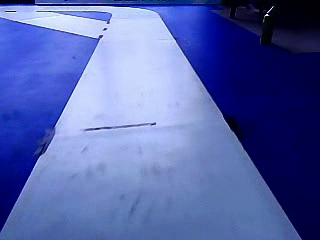
#> input picture frame 90 of data/exp0.mp4, 320 x 240 px
$ jupyter execute --allow-errors '动态阈值获取赛道.ipynb'   (older library calls are emulated)
#> lines starting #> are read from the running program, lines starting #| are printed output that depends on the picture; after the words box and inside, x2 and y2 are one past the last pixel; in counts of white or black regions, pixels touching at a corner belong together
# 处理图片

[cell 1]
import cv2
import numpy as np
import matplotlib.pyplot as plt

# [68 lines left out: functions filter, sobel_filter, watershed_filter, process_frame, not called in this run]


# 输入文件路径
file_name = "frame_0050"
input_file = f'./result/frames_output/exp1/{file_name}.png'
output_file = f'./result/{file_name}_pro.png'

img = cv2.imread(input_file)
if img is None:
    print("con not read the image")
else:
    result = process_frame(img)
    cv2.imwrite(output_file, result)
    plt.figure(figsize=(9,9))
    plt.imshow(result)
    plt.show()

# 计算图片方差

[cell 2]
import cv2
import numpy as np
import matplotlib.pyplot as plt

# [17 lines of commented-out code are left out]
img = cv2.imread('result/frames_output/sample/frame_0048.png')
#> (the rest of this cell did not finish here and is left out)

# 处理视频

[cell 3]
import cv2
import numpy as np
import matplotlib.pyplot as plt

# [70 lines left out: functions filter, region_growing, sobel_filter, kmeans_segmentation, not called in this run]

# 计算图片像素不同颜色通道的的方差值
def cal_the_variance(img_rgb):
    img_shape = img_rgb[:,:,0].shape
    img_var = np.zeros(img_shape, dtype=np.float32)
    gray = cv2.cvtColor(img_rgb, cv2.COLOR_BGR2GRAY)
    gray = gray.astype(np.int16)
    img_ch0 = img_rgb[:,:,0].astype(np.int16)
    img_ch1 = img_rgb[:,:,1].astype(np.int16)
    img_ch2 = img_rgb[:,:,2].astype(np.int16)
    img_var = (np.abs(img_ch0 - gray) + np.abs(img_ch1 - gray) + np.abs(img_ch2 - gray))
    img_var = np.divide(img_var, gray+1)
    img_var = img_var * 200
    img_var = 255 - np.clip(img_var, 0, 255)
    img_var = img_var.astype(np.uint8)
    # ret = img_var.astype(np.uint8) * 10
    # print(ret)
    return img_var

# [25 lines left out: function get_the_road, not called in this run]

def flood_fill(image, mid_point=(160, 230)):
    # 创建掩码图像
    img_rgb = image.copy()
    img_shape = img_rgb[:,:,0].shape
    mask = np.zeros((img_shape[0]+2, img_shape[1]+2), dtype=np.uint8)  # 掩码比图像大 2 像素
    # print(mid_point)
    height_left = mid_point[1]-10
    if height_left < 0: height_left = 0
    height_right = mid_point[1]+5
    if height_right > img_shape[1]: height_right = img_shape[0]-1
    # width_top = mid_point[0]-10
    # if width_top < 0: width_top = 0
    # width_bottom = mid_point[0]+10
    # if width_bottom > img_shape[0]: width_bottom = img_shape[0]

    img_rgb[mid_point[1]-10:mid_point[1]+5, mid_point[0]-10:mid_point[0]+10, :] = 210  # 设置掩码区域

    # 设置种子点和填充颜色
    seedPoint = mid_point
    newVal = (0, 0, 255)  # 红色

    # 使用 floodFill 填充
    cv2.floodFill(img_rgb, mask, seedPoint, newVal, loDiff=(50, 50, 50), upDiff=(50, 50, 50))
    filled_area = mask[1:-1, 1:-1]
    # ret_img_rgb = cv2.cvtColor(filled_area*255, cv2.COLOR_GRAY2BGR)
    ret_img_gray = filled_area * 255
    return ret_img_gray

def search_the_mid_point(image, mid_point=(160, 230)):
    img_padded = np.zeros((image.shape[0]+2, image.shape[1]+2), dtype=np.uint8)
    img_padded[1:-1, 1:-1] = image
    left_edge = []
    right_edge = []
    k = 0
    for i in range(230, 240):
        k = 0
        for j in range(mid_point[0], 321):
            if img_padded[i, j] <= 20:
                k += 1
            if img_padded[i, j] > 20:
                k = 0
            if k >= 4:
                left_edge.append(j)
                break
        if k < 4:
            left_edge.append(j)
    for i in range(230, 240):
        k = 0
        for j in range(mid_point[0], 0, -1):
            if img_padded[i, j] <= 20:
                k += 1
            if img_padded[i, j] > 20:
                k = 0
            if k >= 4:
                right_edge.append(j)
                break
        if k < 4:
            right_edge.append(j)
    left_edge = np.array(left_edge)
    right_edge = np.array(right_edge)
    mid_edge = (left_edge + right_edge) / 2
    mid_point_width = np.int16(np.mean(mid_edge))
    mid_point = (mid_point_width, 230)
    return mid_point

def process_frame(frame, mid_point=(160, 230)):
    image = cv2.resize(frame, (320, 240))  # 缩小图像以加快处理速度
    image_rgb = cv2.cvtColor(image, cv2.COLOR_BGR2RGB)
    image_gray = cv2.cvtColor(image, cv2.COLOR_BGR2GRAY)  # 转换为灰度图
    image_hsv = cv2.cvtColor(image, cv2.COLOR_BGR2HSV)
    binary = cv2.adaptiveThreshold(
        image_gray,
        maxValue=255,
        adaptiveMethod=cv2.ADAPTIVE_THRESH_GAUSSIAN_C,
        thresholdType=cv2.THRESH_BINARY,
        blockSize=71,                      # 邻域大小（建议奇数）
        C=20                                # 调整偏移值
    )

    # 形态学滤波
    # binary = filter(binary)
    # 搜索连通域
    # binary = get_the_road(binary)
    binary = cv2.morphologyEx(binary, cv2.MORPH_ERODE, np.ones((5, 5), np.uint8))
    binary = cv2.morphologyEx(binary, cv2.MORPH_DILATE, np.ones((5, 5), np.uint8))
    result = np.zeros(image_gray.shape, dtype=np.uint16)
    # mid_point = (mid_point[0], mid_point[1])
    # mid_point = search_the_mid_point(image_gray, mid_point)
    mid_point = search_the_mid_point(binary, mid_point)
    # print(mid_point)
    image_var = cal_the_variance(image_rgb)
    # result = binary/2 + (255 - image_hsv[:,:,1])/2
    result = binary/2 + image_var/2
    # result = binary/2 + image_bgr[:,:,2]/2
    result = cv2.morphologyEx(result, cv2.MORPH_ERODE, np.ones((5, 5), np.uint8))
    # binary = cv2.morphologyEx(binary, cv2.MORPH_DILATE, np.ones((5, 5), np.uint8))
    # result = cv2.morphologyEx(result, cv2.MORPH_ERODE, np.ones((5, 5), np.uint8))
    result = cv2.morphologyEx(result, cv2.MORPH_OPEN, np.ones((5, 5), np.uint8))
    # 限制到255
    gray = np.clip(result, 0, 255)
    gray = gray.astype(np.uint8)
    grag_rgb = cv2.cvtColor(gray, cv2.COLOR_GRAY2RGB)
    # [6 lines of commented-out code are left out]
    flood_area = flood_fill(grag_rgb, mid_point)
    # flood_area = cv2.morphologyEx(flood_area, cv2.MORPH_CLOSE, np.ones((3, 3), np.uint8))
    # flood_area = cv2.morphologyEx(flood_area, cv2.MORPH_CLOSE, np.ones((5, 5), np.uint8))
    # flood_area = cv2.morphologyEx(flood_area, cv2.MORPH_CLOSE, np.ones((5, 5), np.uint8))
    flood_area = cv2.morphologyEx(flood_area, cv2.MORPH_DILATE, np.ones((5, 5), np.uint8))
    flood_area = cv2.morphologyEx(flood_area, cv2.MORPH_DILATE, np.ones((3, 3), np.uint8))
    frame = cv2.cvtColor(flood_area, cv2.COLOR_GRAY2BGR)  # 转回 BGR 格式
    return frame, mid_point

for i in range(8):
# for i in range(1):
    # 输入文件路径
    file_name = f"exp{i}"
    # file_name = f"sample"
    input_file = f'./data/{file_name}.mp4'
    # input_file = f'./data/{file_name}.avi'
    print(input_file)
    # output_file = f'./result/腐蚀/{file_name}-gray+red+动态阈值(block-31, c-20)+腐蚀(3,1).mp4'
    # output_file = f'./result/腐蚀/{file_name}-gray+red+otsu+动态阈值(block-31, c-20)+腐蚀(3,1).mp4'
    output_file = f'./result/腐蚀/{file_name}-merge.mp4'
    # output_file = f'./result/腐蚀/{file_name}-gray+动态阈值(block-31, c-20)+腐蚀(3,1).mp4'

    # 打开视频文件
    cap = cv2.VideoCapture(input_file)

    # 获取视频属性
    frame_width = int(cap.get(cv2.CAP_PROP_FRAME_WIDTH))
    frame_height = int(cap.get(cv2.CAP_PROP_FRAME_HEIGHT))
    fps = int(cap.get(cv2.CAP_PROP_FPS))
    fourcc = cv2.VideoWriter_fourcc(*'mp4v')  # 使用 MP4 编码

    # 创建 VideoWriter 对象
    out = cv2.VideoWriter(output_file, fourcc, fps, (frame_width * 2, frame_height))  # 宽度加倍
    mid_point = (160, 230)
    while cap.isOpened():
        ret, frame = cap.read()
#> frame is the input picture: shape (240, 320, 3); mean B, G, R 168.6, 99.2, 84.3
        if not ret:
            break

        # 处理帧
        processed_frame, mid_point = process_frame(frame, mid_point)
#> in process_frame, `image_hsv = cv2.cvtColor(image, cv2.COLOR_BGR2HSV)`: image_hsv: shape (240, 320, 3); mean H, S, V 114.6, 153, 168.6
#> in process_frame, `binary = cv2.adaptiveThreshold( image_gray, maxValue=255, adaptiveMeth..`:
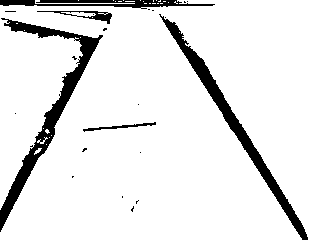
#> binary: shape (240, 320); 90.8% white; 22 black regions (17 under 20 px), largest, box (x1, y1, x2, y2) and area: (0, 18, 103, 232) 2974, (159, 14, 308, 240) 2558, (0, 0, 215, 9) 1027, (37, 11, 112, 24) 265, (83, 122, 156, 132) 177
#> in process_frame, `binary = cv2.morphologyEx(binary, cv2.MORPH_ERODE, np.ones((5, 5), np...`: binary: shape (240, 320); 83.9% white; 12 black regions, largest, box (x1, y1, x2, y2) and area: (0, 9, 114, 234) 5558, (157, 12, 310, 240) 4078, (0, 0, 217, 13) 1784
#> in process_frame, `binary = cv2.morphologyEx(binary, cv2.MORPH_DILATE, np.ones((5, 5), np..`: binary: shape (240, 320); 90.1% white; 15 black regions (10 under 20 px), largest, box (x1, y1, x2, y2) and area: (0, 18, 103, 232) 3176, (159, 14, 308, 240) 2584, (0, 0, 215, 11) 1258, (37, 11, 112, 24) 373, (83, 122, 156, 132) 181
#> in search_the_mid_point, `img_padded[1:-1, 1:-1] = image`:
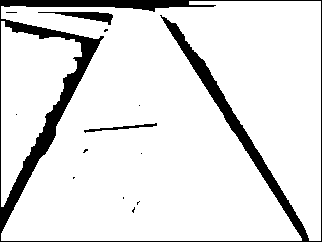
#> img_padded: shape (242, 322); 88.8% white; 13 black regions (10 under 20 px), largest, box (x1, y1, x2, y2) and area: (0, 0, 322, 242) 8142, (38, 12, 113, 25) 373, (84, 123, 157, 133) 181
#> in process_frame, `mid_point = search_the_mid_point(binary, mid_point)`: mid_point = (151, 230)
#> in cal_the_variance, `gray = cv2.cvtColor(img_rgb, cv2.COLOR_BGR2GRAY)`:
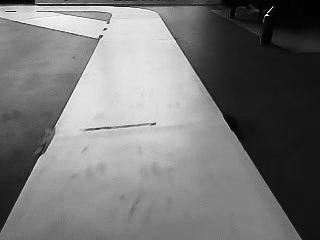
#> gray: shape (240, 320); min 0, max 253, mean 118.3
#> in cal_the_variance, `img_ch2 = img_rgb[:,:,2].astype(np.int16)`:
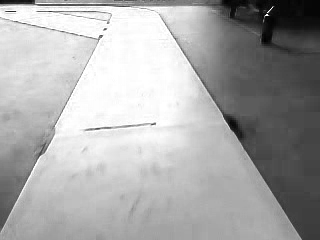
#> img_ch2: shape (240, 320) int16; min 0, max 255, mean 168.6
#> in cal_the_variance, `img_var = 255 - np.clip(img_var, 0, 255)`:
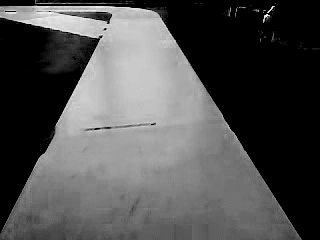
#> img_var: shape (240, 320) float64; min 0, max 255, mean 80.8
#> in process_frame, `result = cv2.morphologyEx(result, cv2.MORPH_ERODE, np.ones((5, 5), np...`:
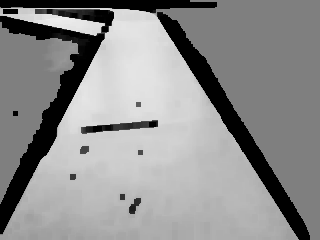
#> result: shape (240, 320) float64; min 0, max 237.5, mean 142.8
#> in flood_fill, `height_left = mid_point[1]-10`: height_left = 220
#> in flood_fill, `height_right = mid_point[1]+5`: height_right = 235
#> in flood_fill, `img_rgb[mid_point[1]-10:mid_point[1]+5, mid_point[0]-10:mid_point[0]+1..`:
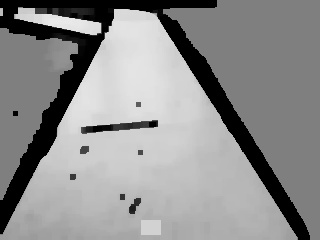
#> img_rgb: shape (240, 320, 3); min 0, max 233, mean 141.8
#> in flood_fill, `seedPoint = mid_point`: seedPoint = (151, 230)
#> in flood_fill, `cv2.floodFill(img_rgb, mask, seedPoint, newVal, loDiff=(50, 50, 50), u..`:
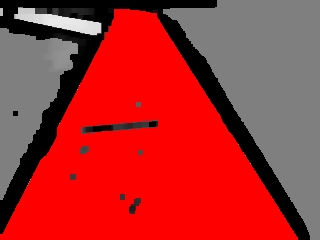
#> img_rgb: shape (240, 320, 3); mean B, G, R 46.4, 46.4, 171
#> in process_frame, `flood_area = flood_fill(grag_rgb, mid_point)`: flood_area: shape (240, 320); 48.9% white; 1 white region, box (x1, y1, x2, y2) and area: (0, 9, 298, 240) 37526
#> in process_frame, `flood_area = cv2.morphologyEx(flood_area, cv2.MORPH_DILATE, np.ones((5..`: flood_area: shape (240, 320); 51.6% white; 9 black regions (7 under 20 px), largest, box (x1, y1, x2, y2) and area: (0, 0, 320, 240) 36949, (83, 122, 156, 132) 181
#> in process_frame, `flood_area = cv2.morphologyEx(flood_area, cv2.MORPH_DILATE, np.ones((3..`:
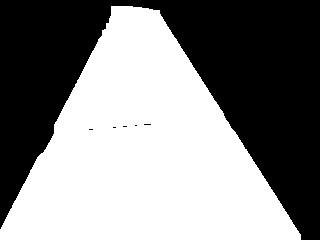
#> flood_area: shape (240, 320); 52.9% white; 6 black regions (5 under 20 px), largest, box (x1, y1, x2, y2) and area: (0, 0, 320, 240) 36190
#> mid_point = (151, 230)

        # 将原始帧和处理后的帧拼接在一起
        combined_frame = cv2.hconcat([frame, processed_frame])
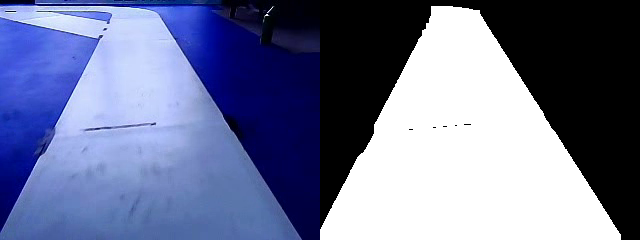
#> combined_frame: shape (240, 640, 3); mean B, G, R 151.7, 117, 109.5

        # 写入拼接后的帧
        out.write(combined_frame)

    # 释放资源
    cap.release()
    out.release()
    cv2.destroyAllWindows()

$ run again, starting later in the video
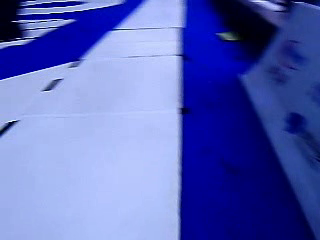
#> input picture frame 405 of data/exp0.mp4, 320 x 240 px
#> frame is the input picture: shape (240, 320, 3); mean B, G, R 183.3, 100.3, 88.7
#> image_hsv: shape (240, 320, 3); mean H, S, V 115.7, 156.9, 183.3
#> img_padded: shape (242, 322); 85% white; 18 black regions (10 under 20 px), largest, box (x1, y1, x2, y2) and area: (0, 0, 322, 242) 10018, (240, 4, 279, 63) 517, (239, 84, 300, 206) 472
#> in process_frame, `mid_point = search_the_mid_point(binary, mid_point)`: mid_point = (92, 230)
#> height_left = 220
#> height_right = 235
#> in flood_fill, `img_rgb[mid_point[1]-10:mid_point[1]+5, mid_point[0]-10:mid_point[0]+1..`:
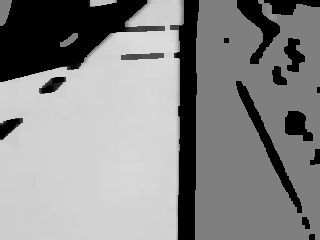
#> img_rgb: shape (240, 320, 3); min 0, max 220, mean 136.3
#> seedPoint = (92, 230)
#> frame: shape (240, 320, 3); 47.3% white; 1 white region, box (x1, y1, x2, y2) and area: (0, 0, 187, 240) 36360
#> `combined_frame = cv2.hconcat([frame, processed_frame])`:
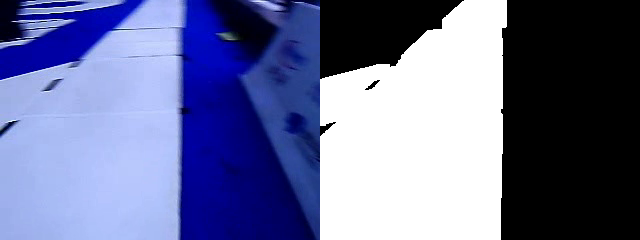
#> combined_frame: shape (240, 640, 3); mean B, G, R 152, 110.5, 104.7

$ run again, starting later in the video
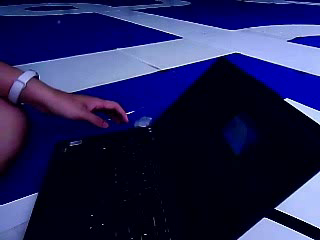
#> input picture frame 721 of data/exp0.mp4, 320 x 240 px
#> frame is the input picture: shape (240, 320, 3); mean B, G, R 82.2, 34.7, 33.4
#> image_hsv: shape (240, 320, 3); mean H, S, V 120.4, 213.7, 82.6
#> img_padded: shape (242, 322); 80% white; 10 black regions (8 under 20 px), largest, box (x1, y1, x2, y2) and area: (0, 0, 322, 242) 15338, (91, 109, 121, 121) 213
#> in process_frame, `mid_point = search_the_mid_point(binary, mid_point)`: mid_point = (132, 230)
#> height_left = 220
#> height_right = 235
#> seedPoint = (132, 230)
#> frame: shape (240, 320, 3); 0.71% white; 1 white region, box (x1, y1, x2, y2) and area: (119, 217, 145, 238) 546
#> `combined_frame = cv2.hconcat([frame, processed_frame])`:
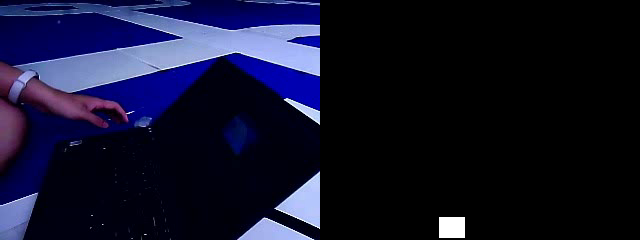
#> combined_frame: shape (240, 640, 3); mean B, G, R 42, 18.2, 17.6
